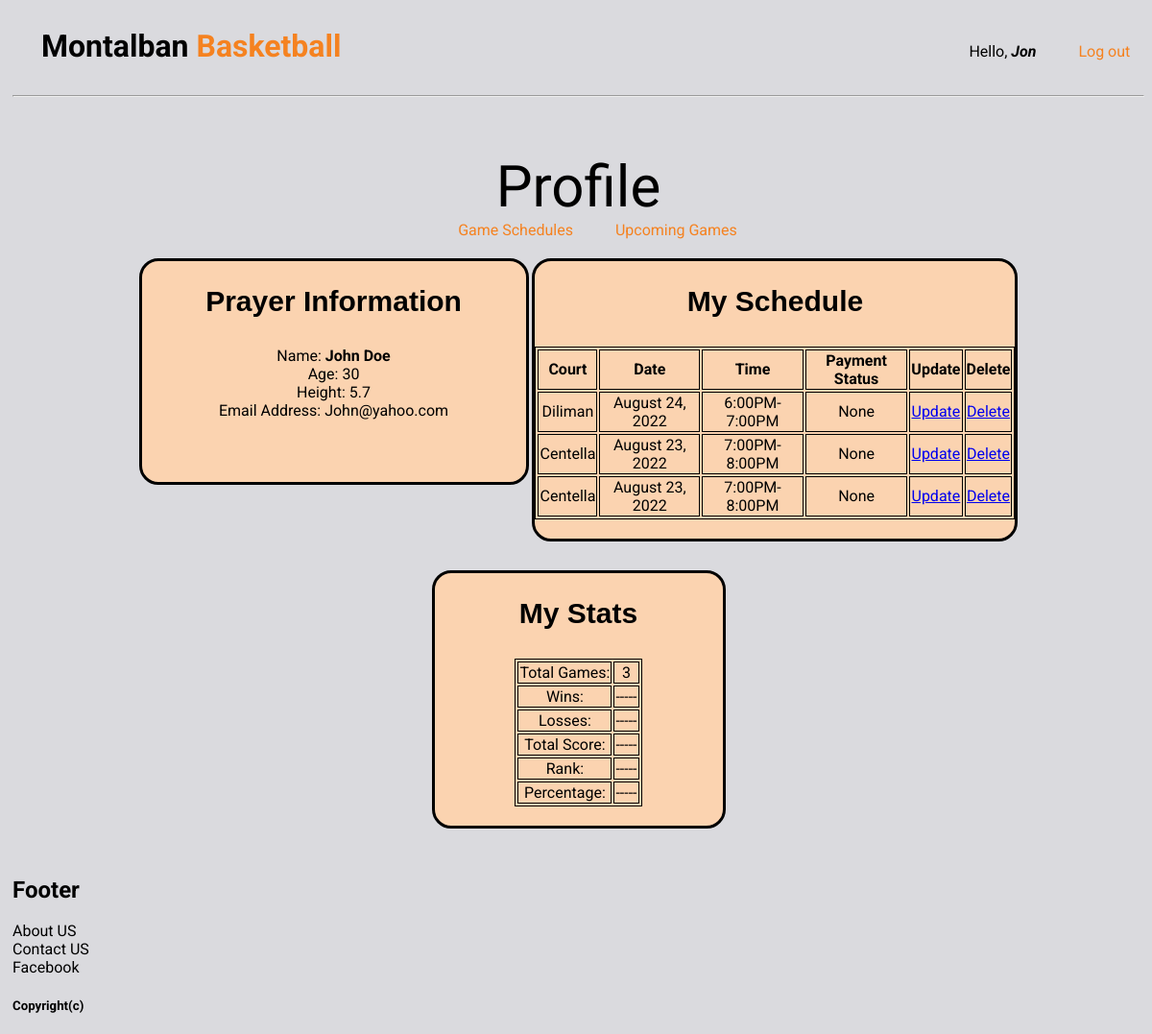
/profile/ (signed in), run on the app's committed database.
### gametime/models.py (models this page shows, shortened)
class Player(models.Model):
	user = models.OneToOneField(User, null=True, on_delete=models.CASCADE)
	name = models.CharField(max_length=200, null=True, blank=True)
	age = models.CharField(max_length=200, null=True, blank=True)
	profile_pic = models.ImageField(null=True, blank=True)
	height = models.CharField(max_length=200, null=True, blank=True)
	phone = models.CharField(max_length=200, null=True, blank=True)
	email = models.CharField(max_length=200, null=True, blank=True)

class Booking(models.Model):
	STATUS = (
		('waiting for players...', 'waiting for players...'),
		('Complete Players', 'Complete Players'),
		('Rescheduled', 'Rescheduled'),
		('Now Playing', 'Now Playing'),
		('Game Ended', 'Game Ended'),
		)
	player = models.ForeignKey(Player, null=True, blank=True, on_delete= models.SET_NULL)
	schedule = models.ForeignKey(Schedule, null=True,blank=True, on_delete= models.SET_NULL)
	date_booked = models.DateTimeField(auto_now_add=True, blank=True)
	status= models.CharField(max_length=200, null=True, blank=True, choices=STATUS)
	payment = models.ForeignKey(Tag, null=True, blank=True, on_delete= models.SET_NULL)

class Schedule(models.Model):
	COURTS = (
		('Eastwood Ph1', 'Eastwood Ph1'),
		('Eastwood Ph2', 'Eastwood Ph2'),
		('Diliman', 'Diliman'),
		('Eastwind', 'Eastwind'),
		('Centella', 'Centella'),
		)
	TIME = (
		('5:00PM-6:00PM', '5:00PM-6:00PM'),
		('6:00PM-7:00PM', '6:00PM-7:00PM'),
		('7:00PM-8:00PM', '7:00PM-8:00PM'),
		('8:00PM-9:00PM', '8:00PM-9:00PM'),
		)
	court = models.CharField(max_length=200, null=True,blank=True, choices=COURTS)
	schedule = models.CharField(max_length=200, null=True, blank=True, choices=TIME)
	statman = models.CharField(max_length=200, blank=True, null=True)
	price = models.FloatField(null=True, blank=True,)
	date = models.CharField(max_length=200, blank=True, null=True)

### gametime/decorators.py (the view)
		def wrapper_func(request, *args, **kwargs):
			group = None
			if request.user.groups.exists():
				group = request.user.groups.all()[0].name
			if group in allowed_roles:
				return view_func(request, *args, **kwargs)
			else:
				return HttpResponse('You are not authorized to view this.')
			return view_func(request, *args, **kwargs)

### gametime/views.py (called while the page is built)
@allowed_users(allowed_roles=['players','admin'])
def PlayerProf(request):
    playerr = request.user.player.booking_set.all()
    totalbooking=playerr.count()
    context = {'playerr':playerr, 'totalbooking': totalbooking}
    return render(request,'gametime/profile.html', context)

### gametime/templates/gametime/profile.html (shortened to what this page needs)
 {% extends 'gametime/main.html' %}
 {% block content %}
    <div align="center">
        <p style="display: inline-block; font-size: 60px; font-weight: 400; text-align: center; font-family: Roboto; margin-top: 50px">Profile</p>
        <p> <span style="margin-left: 40px"><a style="color: #f58220; text-decoration: none; font-family: roboto" href="{% url 'Schedgames' %}"> Game Schedules</a></span>
    <span style="margin-left: 40px"><a style="color: #f58220; text-decoration: none; font-family: roboto" href="{% url 'matchups' %}"> Upcoming Games</a></span></p>
    </div>
        <div class="profilepage" align="center">
    <div class="plyrinfo">
            <h2 align="center"class="profilepageplyr"> Prayer Information</h2>
            <div>
                <p>Name: <b>{{request.user.player.name }}</b></p>
                <p>Age: {{request.user.player.age }}</p>
                <p>Height: {{request.user.player.height }}</p>
                <p>Email Address: {{request.user.player.email }}</p>
            </div>
    </div>
    <div class="plyrsched">
            <h2 align="center"class="profilepageplyr"> My Schedule</h2>
            <div>
                <table align="center">
                    <tr>
                        <th>Court</th>
                        <th>Date</th>
                        <th>Time</th>
                        <th>Payment Status</th>
                        <th>Update</th>
                        <th>Delete</th>
                    </tr>
                    {% for player in playerr %}
                    <tr>
                        <td>{{player.schedule.court}}</td>
                        <td>{{player.schedule.date}}</td>
                        <td>{{player.schedule.schedule}}</td>
                        <td>{{player.payment}}</td>
                        <td><a href="{% url 'update_booking' player.id %}">Update</a></td>
                        <td><a href="{% url 'delete_booking' player.id %}">Delete</a></td>
                    </tr>
                    {% endfor %}
                </table>
            </div>
    </div>
    <div class="plyrstats">
            <h2 align="center"class="profilepageplyr">My Stats</h2>
            <div>
                <table border="1">
                <tr> <td>Total Games: </td> <td>{{totalbooking}}</td> </tr>
                <tr> <td>Wins: </td> <td>-----</td> </tr>
                <tr> <td>Losses: </td> <td>-----</td> </tr>
                <tr> <td>Total Score: </td> <td>-----</td> </tr>
                <tr> <td>Rank: </td> <td>-----</td> </tr>
                <tr> <td>Percentage:</td> <td>-----</td> </tr>
                </table>
            </div>
        </div>
    </div>
 {% endblock %}

### gametime/templates/gametime/main.html (shortened to what this page needs)
<!DOCTYPE html>
<html>
<head>
</head>
<body style="background-color:#dadade; padding-left: 5px;">
<div style="margin-bottom:10px">
	<div style="display:inline-block;"><h1 style="display: inline-block;margin-right: 650px; margin-left: 30px; font-family: Roboto;">Montalban <span style="color:#f58220;">Basketball</span></h1>
	</div>
	<div align="center" style="display: inline-block;font-family: roboto;">Hello, <b><i>{{request.user}}</i></b>
	<p style="display: inline-block; "><span style="margin-left: 40px; color:#f58220; font-family: roboto"><a style="color: #f58220; text-decoration: none;" href="{% url 'logout' %}">Log out</a></span></p>
	</div>
</div>
<hr>
	{%block content%}
	{% endblock %}
	<div style="font-family: roboto"><h2>Footer</h2>
	<p>About US</p>
	<p>Contact US</p>
	<p>Facebook</p>
	<h5>Copyright(c)</h5></div>
</body>
</html>

### gametime/templates/gametime/main.html (style rules this page uses)
table, th, td { border: 1px solid black; text-align: center; }
.profilepageplyr { font-family: Arial; font-family: Roboto; font-family: Arial; font-size: 30px; font-weight: bold; margin-bottom: 30px; }
p { margin: 0; }
.plyrinfo { background-color: #fbd3b0; margin-bottom: 30px; display: inline-block; width: 400px; vertical-align: top; height: 230px; border-radius: 20px; border-style: solid; border-color: black; }
.plyrsched { background-color: lightpink; border-radius: 20px; border-style: solid; border-color: black; font-family: Roboto; }
.plyrsched { background-color: #fbd3b0; margin-bottom: 30px; display: inline-block; width: 500px; vertical-align: top; padding-bottom: 20px; }
.plyrstats { background-color: lightgreen; border-radius: 20px; border-style: solid; border-color: black; font-family: Roboto; }
.plyrstats { background-color: #fbd3b0; margin-bottom: 30px; display: inline-block; width: 300px; padding-bottom: 20px; border-radius: 20px; border-style: solid; border-color: black; font-family: Roboto; }
.profilepage { width: auto; padding-top: 20px; margin: 0 auto; align: center; font-family: Roboto; }

### data on the page
Booking: schedule.court "Diliman", schedule "August 24, 2022", schedule.schedule "6:00PM-7:00PM", payment "None"
Booking: schedule.court "Centella", schedule "August 23, 2022", schedule.schedule "7:00PM-8:00PM", payment "None"
Booking: schedule.court "Centella", schedule "August 23, 2022", schedule.schedule "7:00PM-8:00PM", payment "None"

### other printed values
{{ request.user }} "Jon"
{{ request.user.player.name }} "John Doe"
{{ request.user.player.age }} "30"
{{ request.user.player.height }} "5.7"
{{ request.user.player.email }} "John@yahoo.com"
{{ totalbooking }} "3"
